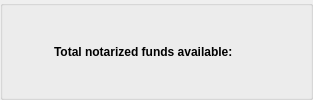
         <widget class="QGroupBox" name="groupBox_4">
          <property name="autoFillBackground">
           <bool>false</bool>
          </property>
          <property name="title">
           <string/>
          </property>
          <property name="flat">
           <bool>false</bool>
          </property>
          <layout class="QHBoxLayout" name="horizontalLayout_8">
           <item>
            <spacer name="horizontalSpacer_6">
             <property name="orientation">
              <enum>Qt::Horizontal</enum>
             </property>
             <property name="sizeHint" stdset="0">
              <size>
               <width>40</width>
               <height>20</height>
              </size>
             </property>
            </spacer>
           </item>
           <item>
            <widget class="QLabel" name="label_5">
             <property name="font">
              <font>
               <weight>75</weight>
               <bold>true</bold>
              </font>
             </property>
             <property name="text">
              <string>Total notarized funds available:</string>
             </property>
            </widget>
           </item>
           <item>
            <widget class="QLabel" name="txtAvailablehush">
             <property name="text">
              <string/>
             </property>
            </widget>
           </item>
           <item>
            <widget class="QLabel" name="txtAvailableUSD">
             <property name="text">
              <string/>
             </property>
            </widget>
           </item>
           <item>
            <spacer name="horizontalSpacer_8">
             <property name="orientation">
              <enum>Qt::Horizontal</enum>
             </property>
             <property name="sizeHint" stdset="0">
              <size>
               <width>40</width>
               <height>20</height>
              </size>
             </property>
            </spacer>
           </item>
          </layout>
         </widget>
